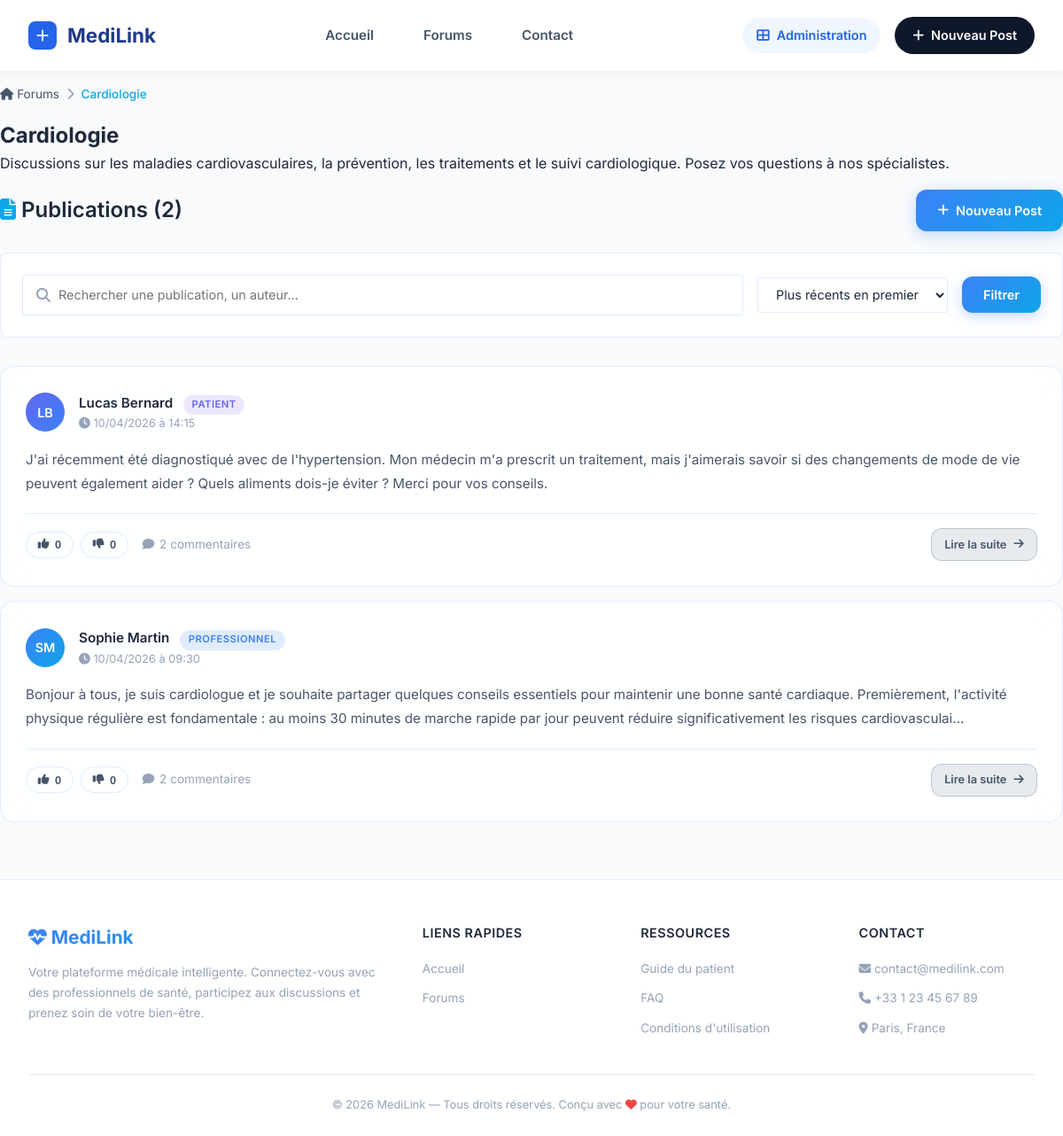
/index.php?controller=forum&action=show&id=1, run on the app's committed database.
### tables this page shows
CREATE TABLE IF NOT EXISTS forum (
    id_forum INT AUTO_INCREMENT PRIMARY KEY,
    titre VARCHAR(200) NOT NULL,
    description TEXT,
    created_at DATETIME DEFAULT CURRENT_TIMESTAMP
);

CREATE TABLE IF NOT EXISTS post (
    id_post INT AUTO_INCREMENT PRIMARY KEY,
    contenu TEXT NOT NULL,
    date_publication DATETIME DEFAULT CURRENT_TIMESTAMP,
    id_forum INT NOT NULL,
    id_auteur INT NOT NULL,
    FOREIGN KEY (id_forum) REFERENCES forum(id_forum) ON DELETE CASCADE,
    FOREIGN KEY (id_auteur) REFERENCES utilisateur(id) ON DELETE CASCADE
);

CREATE TABLE IF NOT EXISTS utilisateur (
    id INT AUTO_INCREMENT PRIMARY KEY,
    nom VARCHAR(100) NOT NULL,
    prenom VARCHAR(100) NOT NULL,
    email VARCHAR(150) NOT NULL UNIQUE,
    mot_de_passe VARCHAR(255) NOT NULL,
    telephone VARCHAR(20),
    statut_compte VARCHAR(20) DEFAULT 'actif',
    role ENUM('patient','professionnel','administrateur') NOT NULL,
    created_at DATETIME DEFAULT CURRENT_TIMESTAMP
);

### Controller/ForumController.php (called while the page is built, shortened)
<?php
class ForumController {
    public function show($id): void {
        $pdo = Database::getConnection();
        $stmt = $pdo->prepare("SELECT * FROM forum WHERE id_forum = :id");
        $stmt->execute([':id' => $id]);
        $data = $stmt->fetch();
        $forum = new Forum(
            $data['id_forum'],
            $data['titre'],
            $data['description'],
            $data['created_at']
        );
        $sort = $_GET['sort'] ?? 'date_desc';
        $query = "
            SELECT p.*, u.nom AS auteur_nom, u.prenom AS auteur_prenom, u.role AS auteur_role,
                   (SELECT COUNT(*) FROM commentaire c WHERE c.id_post = p.id_post) AS nb_commentaires
            FROM post p
            JOIN utilisateur u ON p.id_auteur = u.id
            WHERE p.id_forum = :id_forum
        ";
        $params = [':id_forum' => $id];
        switch ($sort) {
            case 'date_desc':
            default:
                $query .= " ORDER BY p.date_publication DESC";
                break;
        }
        $stmtPosts = $pdo->prepare($query);
        $stmtPosts->execute($params);
        $posts = $stmtPosts->fetchAll();
        require __DIR__ . '/../View/front_office/forum/show.php';
    }
}

### Model/Forum.php (called while the page is built, shortened)
<?php
class Forum {
    private ?int $idForum;
    private string $titre;
    private ?string $description;
    public function __construct(
        ?int $idForum = null,
        string $titre = '',
        ?string $description = null,
        ?string $createdAt = null
    ) {
        $this->idForum = $idForum;
        $this->titre = $titre;
        $this->description = $description;
    }
    public function getIdForum(): ?int { return $this->idForum; }
    public function getTitre(): string { return $this->titre; }
    public function getDescription(): ?string { return $this->description; }
}

### View/front_office/forum/show.php (the view, shortened to what this page needs)
<?php
require __DIR__ . '/../../layout/front_header.php';
?>
<nav>
    <ul class="breadcrumb">
        <li><a href="index.php?controller=forum&action=list"><i class="fas fa-home"></i> Forums</a></li>
        <li class="separator"><i class="fas fa-chevron-right"></i></li>
        <li class="current"><?= htmlspecialchars($forum->getTitre()) ?></li>
    </ul>
</nav>
<section class="page-hero" style="text-align: left; padding-bottom: 1rem;">
    <h1><?= htmlspecialchars($forum->getTitre()) ?></h1>
    <p><?= htmlspecialchars($forum->getDescription() ?? '') ?></p>
</section>
<div class="section-header">
    <h2><i class="fas fa-file-alt" style="color: var(--accent-teal);"></i> Publications (<?= count($posts) ?>)</h2>
    <?php if (isset($_SESSION['user']) && in_array($_SESSION['user']['role'], ['professionnel', 'administrateur'])): ?>
        <a href="index.php?controller=post&action=create&id_forum=<?= $forum->getIdForum() ?>" class="btn btn-primary">
            <i class="fas fa-plus"></i> Nouveau Post
        </a>
    <?php endif; ?>
</div>
<div style="margin-bottom: 2rem;">
    <form action="index.php" method="GET" class="search-filter-form" style="background: white; padding: 1.5rem; border-radius: 0.5rem; box-shadow: var(--shadow-sm); display: flex; gap: 1rem; flex-wrap: wrap; align-items: center; border: 1px solid var(--border-color);">
        <div style="flex: 1; min-width: 250px;">
            <div style="position: relative;">
                <i class="fas fa-search" style="position: absolute; left: 1rem; top: 50%; transform: translateY(-50%); color: var(--text-muted);"></i>
                <input type="text" name="search" placeholder="Rechercher une publication, un auteur..." value="<?= htmlspecialchars($_GET['search'] ?? '') ?>" class="form-control" style="width: 100%; padding-left: 2.5rem; border: 1px solid var(--border-color); border-radius: 0.25rem;">
            </div>
        </div>
        <div>
            <select name="sort" class="form-control" style="border: 1px solid var(--border-color); border-radius: 0.25rem; padding: 0.6rem 1rem;">
                <option value="date_desc" <?= ($_GET['sort'] ?? '') === 'date_desc' ? 'selected' : '' ?>>Plus récents en premier</option>
            </select>
        </div>
        <button type="submit" class="btn btn-primary">
            Filtrer
        </button>
    </form>
</div>
<?php if (!empty($posts)): ?>
    <div class="posts-list">
        <?php foreach ($posts as $index => $p): ?>
            <article class="post-card" style="animation-delay: <?= $index * 0.05 ?>s">
                <div class="post-header">
                    <div class="post-avatar role-<?= htmlspecialchars($p['auteur_role']) ?>">
                        <?= strtoupper(substr($p['auteur_prenom'], 0, 1) . substr($p['auteur_nom'], 0, 1)) ?>
                    </div>
                    <div class="post-author-info">
                        <span class="post-author-name">
                            <?= htmlspecialchars($p['auteur_prenom'] . ' ' . $p['auteur_nom']) ?>
                        </span>
                        <span class="post-author-role role-<?= htmlspecialchars($p['auteur_role']) ?>">
                            <?= htmlspecialchars($p['auteur_role']) ?>
                        </span>
                        <div class="post-date">
                            <i class="fas fa-clock"></i> <?= date('d/m/Y à H:i', strtotime($p['date_publication'])) ?>
                        </div>
                    </div>
                </div>
                <div class="post-content">
                    <?= nl2br(htmlspecialchars(mb_substr($p['contenu'], 0, 300))) ?><?= mb_strlen($p['contenu']) > 300 ? '...' : '' ?>
                </div>
                <div class="post-footer">
                    <div class="reaction-buttons" style="margin-top: 0; padding-top: 0; border-top: none; gap: 0.5rem;">
                        <button class="btn-react btn-like <?= ($p['user_reaction'] === 'like') ? 'active' : '' ?>"
                                data-type="like" data-id="<?= $p['id_post'] ?>" data-target="post">
                            <i class="fas fa-thumbs-up"></i> <span class="count"><?= (int)($p['likes'] ?? 0) ?></span>
                        </button>
                        <button class="btn-react btn-dislike <?= ($p['user_reaction'] === 'dislike') ? 'active' : '' ?>"
                                data-type="dislike" data-id="<?= $p['id_post'] ?>" data-target="post">
                            <i class="fas fa-thumbs-down"></i> <span class="count"><?= (int)($p['dislikes'] ?? 0) ?></span>
                        </button>
                        <a href="index.php?controller=post&action=show&id=<?= $p['id_post'] ?>#comments-section"
                           style="margin-left: 0.5rem; font-size: 0.85rem; color: var(--text-muted); text-decoration: none; display: flex; align-items: center; gap: 0.35rem; transition: var(--transition);"
                           onmouseover="this.style.color='var(--accent-teal)'"
                           onmouseout="this.style.color='var(--text-muted)'">
                            <i class="fas fa-comment"></i> <?= (int)$p['nb_commentaires'] ?> commentaire<?= $p['nb_commentaires'] > 1 ? 's' : '' ?>
                        </a>
                    </div>
                    <a href="index.php?controller=post&action=show&id=<?= $p['id_post'] ?>" class="btn btn-secondary btn-sm">
                        Lire la suite <i class="fas fa-arrow-right"></i>
                    </a>
                </div>
            </article>
        <?php endforeach; ?>
    </div>
<?php endif; ?>
<?php require __DIR__ . '/../../layout/front_footer.php'; ?>

### data on the page
forum: titre "Cardiologie", description "Discussions sur les maladies cardiovasculaires, la prévention, les traitements et le suivi cardiologique. Posez vos questions à nos spécialistes."
post: id_auteur.nom "LB", id_auteur.nom "Lucas Bernard", id_auteur.role "PATIENT", date_publication "10/04/2026 à 14:15", contenu "J'ai récemment été diagnostiqué avec de l'hypertension. Mon médecin m'a prescrit un traitement, mais j'aimerais savoir si des changements de mode de vie peuvent également aider ? Quels aliments dois-je éviter ? Merci pour vos conseils.", likes "0", dislikes "0", nb_commentaires "2"
post: id_auteur.nom "SM", id_auteur.nom "Sophie Martin", id_auteur.role "PROFESSIONNEL", date_publication "10/04/2026 à 09:30", contenu "Bonjour à tous, je suis cardiologue et je souhaite partager quelques conseils essentiels pour maintenir une bonne santé cardiaque. Premièrement, l'activité physique régulière est fondamentale : au moins 30 minutes de marche rapide par jour peuvent réduire significativement les risques cardiovasculai", likes "0", dislikes "0", nb_commentaires "2"

### other printed values
count($posts) "2"
